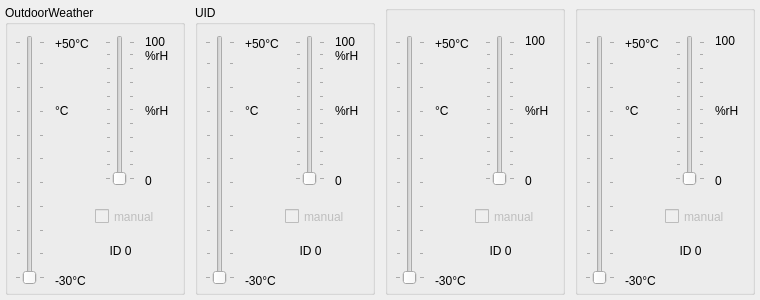
<?xml version="1.0" encoding="UTF-8"?>
<ui version="4.0">
 <class>OutdoorSensors</class>
 <widget class="QWidget" name="OutdoorSensors">
  <property name="geometry">
   <rect>
    <x>0</x>
    <y>0</y>
    <width>760</width>
    <height>300</height>
   </rect>
  </property>
  <property name="minimumSize">
   <size>
    <width>760</width>
    <height>300</height>
   </size>
  </property>
  <property name="windowTitle">
   <string>Form</string>
  </property>
  <widget class="QGroupBox" name="groupBox">
   <property name="geometry">
    <rect>
     <x>5</x>
     <y>5</y>
     <width>180</width>
     <height>290</height>
    </rect>
   </property>
   <property name="sizePolicy">
    <sizepolicy hsizetype="Preferred" vsizetype="Expanding">
     <horstretch>0</horstretch>
     <verstretch>0</verstretch>
    </sizepolicy>
   </property>
   <property name="title">
    <string>OutdoorWeather</string>
   </property>
   <widget class="QLabel" name="labelMin">
    <property name="geometry">
     <rect>
      <x>50</x>
      <y>260</y>
      <width>66</width>
      <height>31</height>
     </rect>
    </property>
    <property name="text">
     <string>-30°C</string>
    </property>
   </widget>
   <widget class="QLabel" name="labelMax">
    <property name="geometry">
     <rect>
      <x>50</x>
      <y>30</y>
      <width>66</width>
      <height>17</height>
     </rect>
    </property>
    <property name="text">
     <string>+50°C</string>
    </property>
   </widget>
   <widget class="QSlider" name="sensorTemp">
    <property name="geometry">
     <rect>
      <x>10</x>
      <y>30</y>
      <width>30</width>
      <height>250</height>
     </rect>
    </property>
    <property name="orientation">
     <enum>Qt::Vertical</enum>
    </property>
    <property name="tickPosition">
     <enum>QSlider::TicksBothSides</enum>
    </property>
   </widget>
   <widget class="QCheckBox" name="check">
    <property name="enabled">
     <bool>false</bool>
    </property>
    <property name="geometry">
     <rect>
      <x>90</x>
      <y>200</y>
      <width>81</width>
      <height>23</height>
     </rect>
    </property>
    <property name="text">
     <string>manual</string>
    </property>
   </widget>
   <widget class="QLabel" name="idLabel">
    <property name="geometry">
     <rect>
      <x>60</x>
      <y>230</y>
      <width>111</width>
      <height>31</height>
     </rect>
    </property>
    <property name="text">
     <string notr="true">ID 0</string>
    </property>
    <property name="alignment">
     <set>Qt::AlignCenter</set>
    </property>
    <property name="wordWrap">
     <bool>true</bool>
    </property>
   </widget>
   <widget class="QWidget" name="statusLED" native="true">
    <property name="geometry">
     <rect>
      <x>140</x>
      <y>260</y>
      <width>12</width>
      <height>12</height>
     </rect>
    </property>
    <property name="sizePolicy">
     <sizepolicy hsizetype="Fixed" vsizetype="Fixed">
      <horstretch>0</horstretch>
      <verstretch>0</verstretch>
     </sizepolicy>
    </property>
    <property name="minimumSize">
     <size>
      <width>10</width>
      <height>10</height>
     </size>
    </property>
    <property name="maximumSize">
     <size>
      <width>15</width>
      <height>15</height>
     </size>
    </property>
   </widget>
   <widget class="QSlider" name="sensorHum">
    <property name="geometry">
     <rect>
      <x>100</x>
      <y>30</y>
      <width>30</width>
      <height>151</height>
     </rect>
    </property>
    <property name="orientation">
     <enum>Qt::Vertical</enum>
    </property>
    <property name="tickPosition">
     <enum>QSlider::TicksBothSides</enum>
    </property>
   </widget>
   <widget class="QLabel" name="labelRH">
    <property name="geometry">
     <rect>
      <x>140</x>
      <y>90</y>
      <width>41</width>
      <height>31</height>
     </rect>
    </property>
    <property name="text">
     <string>%rH</string>
    </property>
   </widget>
   <widget class="QLabel" name="labelMaxRH">
    <property name="geometry">
     <rect>
      <x>140</x>
      <y>30</y>
      <width>31</width>
      <height>41</height>
     </rect>
    </property>
    <property name="text">
     <string>&lt;html&gt;&lt;head/&gt;&lt;body&gt;&lt;p&gt;100&lt;br/&gt;%rH&lt;/p&gt;&lt;/body&gt;&lt;/html&gt;</string>
    </property>
    <property name="alignment">
     <set>Qt::AlignLeading|Qt::AlignLeft|Qt::AlignTop</set>
    </property>
   </widget>
   <widget class="QLabel" name="labelMinRH">
    <property name="geometry">
     <rect>
      <x>140</x>
      <y>160</y>
      <width>31</width>
      <height>31</height>
     </rect>
    </property>
    <property name="text">
     <string>0</string>
    </property>
   </widget>
   <widget class="QLabel" name="labelTemp">
    <property name="geometry">
     <rect>
      <x>50</x>
      <y>90</y>
      <width>41</width>
      <height>31</height>
     </rect>
    </property>
    <property name="text">
     <string>°C</string>
    </property>
   </widget>
  </widget>
  <widget class="QGroupBox" name="groupBox_2">
   <property name="geometry">
    <rect>
     <x>195</x>
     <y>5</y>
     <width>180</width>
     <height>290</height>
    </rect>
   </property>
   <property name="sizePolicy">
    <sizepolicy hsizetype="Preferred" vsizetype="Expanding">
     <horstretch>0</horstretch>
     <verstretch>0</verstretch>
    </sizepolicy>
   </property>
   <property name="title">
    <string>UID</string>
   </property>
   <widget class="QLabel" name="labelMin_2">
    <property name="geometry">
     <rect>
      <x>50</x>
      <y>260</y>
      <width>66</width>
      <height>31</height>
     </rect>
    </property>
    <property name="text">
     <string>-30°C</string>
    </property>
   </widget>
   <widget class="QLabel" name="labelMax_2">
    <property name="geometry">
     <rect>
      <x>50</x>
      <y>30</y>
      <width>66</width>
      <height>17</height>
     </rect>
    </property>
    <property name="text">
     <string>+50°C</string>
    </property>
   </widget>
   <widget class="QSlider" name="sensorTemp_2">
    <property name="geometry">
     <rect>
      <x>10</x>
      <y>30</y>
      <width>30</width>
      <height>250</height>
     </rect>
    </property>
    <property name="orientation">
     <enum>Qt::Vertical</enum>
    </property>
    <property name="tickPosition">
     <enum>QSlider::TicksBothSides</enum>
    </property>
   </widget>
   <widget class="QCheckBox" name="check_2">
    <property name="enabled">
     <bool>false</bool>
    </property>
    <property name="geometry">
     <rect>
      <x>90</x>
      <y>200</y>
      <width>81</width>
      <height>23</height>
     </rect>
    </property>
    <property name="text">
     <string>manual</string>
    </property>
   </widget>
   <widget class="QLabel" name="idLabel_2">
    <property name="geometry">
     <rect>
      <x>60</x>
      <y>230</y>
      <width>111</width>
      <height>31</height>
     </rect>
    </property>
    <property name="text">
     <string notr="true">ID 0</string>
    </property>
    <property name="alignment">
     <set>Qt::AlignCenter</set>
    </property>
    <property name="wordWrap">
     <bool>true</bool>
    </property>
   </widget>
   <widget class="QSlider" name="sensorHum_2">
    <property name="geometry">
     <rect>
      <x>100</x>
      <y>30</y>
      <width>30</width>
      <height>151</height>
     </rect>
    </property>
    <property name="orientation">
     <enum>Qt::Vertical</enum>
    </property>
    <property name="tickPosition">
     <enum>QSlider::TicksBothSides</enum>
    </property>
   </widget>
   <widget class="QLabel" name="labelRH_2">
    <property name="geometry">
     <rect>
      <x>140</x>
      <y>90</y>
      <width>41</width>
      <height>31</height>
     </rect>
    </property>
    <property name="text">
     <string>%rH</string>
    </property>
   </widget>
   <widget class="QLabel" name="labelMaxRH_2">
    <property name="geometry">
     <rect>
      <x>140</x>
      <y>30</y>
      <width>31</width>
      <height>41</height>
     </rect>
    </property>
    <property name="text">
     <string>&lt;html&gt;&lt;head/&gt;&lt;body&gt;&lt;p&gt;100&lt;br/&gt;%rH&lt;/p&gt;&lt;/body&gt;&lt;/html&gt;</string>
    </property>
    <property name="alignment">
     <set>Qt::AlignLeading|Qt::AlignLeft|Qt::AlignTop</set>
    </property>
   </widget>
   <widget class="QLabel" name="labelMinRH_2">
    <property name="geometry">
     <rect>
      <x>140</x>
      <y>160</y>
      <width>31</width>
      <height>31</height>
     </rect>
    </property>
    <property name="text">
     <string>0</string>
    </property>
   </widget>
   <widget class="QLabel" name="labelTemp_2">
    <property name="geometry">
     <rect>
      <x>50</x>
      <y>90</y>
      <width>41</width>
      <height>31</height>
     </rect>
    </property>
    <property name="text">
     <string>°C</string>
    </property>
   </widget>
  </widget>
  <widget class="QGroupBox" name="groupBox_3">
   <property name="geometry">
    <rect>
     <x>385</x>
     <y>5</y>
     <width>180</width>
     <height>290</height>
    </rect>
   </property>
   <property name="sizePolicy">
    <sizepolicy hsizetype="Preferred" vsizetype="Expanding">
     <horstretch>0</horstretch>
     <verstretch>0</verstretch>
    </sizepolicy>
   </property>
   <property name="title">
    <string/>
   </property>
   <widget class="QLabel" name="labelMin_3">
    <property name="geometry">
     <rect>
      <x>50</x>
      <y>260</y>
      <width>66</width>
      <height>31</height>
     </rect>
    </property>
    <property name="text">
     <string>-30°C</string>
    </property>
   </widget>
   <widget class="QLabel" name="labelMax_3">
    <property name="geometry">
     <rect>
      <x>50</x>
      <y>30</y>
      <width>66</width>
      <height>17</height>
     </rect>
    </property>
    <property name="text">
     <string>+50°C</string>
    </property>
   </widget>
   <widget class="QSlider" name="sensorTemp_3">
    <property name="geometry">
     <rect>
      <x>10</x>
      <y>30</y>
      <width>30</width>
      <height>250</height>
     </rect>
    </property>
    <property name="orientation">
     <enum>Qt::Vertical</enum>
    </property>
    <property name="tickPosition">
     <enum>QSlider::TicksBothSides</enum>
    </property>
   </widget>
   <widget class="QCheckBox" name="check_3">
    <property name="enabled">
     <bool>false</bool>
    </property>
    <property name="geometry">
     <rect>
      <x>90</x>
      <y>200</y>
      <width>81</width>
      <height>23</height>
     </rect>
    </property>
    <property name="text">
     <string>manual</string>
    </property>
   </widget>
   <widget class="QLabel" name="idLabel_3">
    <property name="geometry">
     <rect>
      <x>60</x>
      <y>230</y>
      <width>111</width>
      <height>31</height>
     </rect>
    </property>
    <property name="text">
     <string notr="true">ID 0</string>
    </property>
    <property name="alignment">
     <set>Qt::AlignCenter</set>
    </property>
    <property name="wordWrap">
     <bool>true</bool>
    </property>
   </widget>
   <widget class="QSlider" name="sensorHum_3">
    <property name="geometry">
     <rect>
      <x>100</x>
      <y>30</y>
      <width>30</width>
      <height>151</height>
     </rect>
    </property>
    <property name="orientation">
     <enum>Qt::Vertical</enum>
    </property>
    <property name="tickPosition">
     <enum>QSlider::TicksBothSides</enum>
    </property>
   </widget>
   <widget class="QLabel" name="labelRH_3">
    <property name="geometry">
     <rect>
      <x>140</x>
      <y>90</y>
      <width>41</width>
      <height>31</height>
     </rect>
    </property>
    <property name="text">
     <string>%rH</string>
    </property>
   </widget>
   <widget class="QLabel" name="labelMaxRH_3">
    <property name="geometry">
     <rect>
      <x>140</x>
      <y>20</y>
      <width>31</width>
      <height>31</height>
     </rect>
    </property>
    <property name="text">
     <string>100</string>
    </property>
   </widget>
   <widget class="QLabel" name="labelMinRH_3">
    <property name="geometry">
     <rect>
      <x>140</x>
      <y>160</y>
      <width>31</width>
      <height>31</height>
     </rect>
    </property>
    <property name="text">
     <string>0</string>
    </property>
   </widget>
   <widget class="QLabel" name="labelTemp_3">
    <property name="geometry">
     <rect>
      <x>50</x>
      <y>90</y>
      <width>41</width>
      <height>31</height>
     </rect>
    </property>
    <property name="text">
     <string>°C</string>
    </property>
   </widget>
  </widget>
  <widget class="QGroupBox" name="groupBox_4">
   <property name="geometry">
    <rect>
     <x>575</x>
     <y>5</y>
     <width>180</width>
     <height>290</height>
    </rect>
   </property>
   <property name="sizePolicy">
    <sizepolicy hsizetype="Preferred" vsizetype="Expanding">
     <horstretch>0</horstretch>
     <verstretch>0</verstretch>
    </sizepolicy>
   </property>
   <property name="title">
    <string/>
   </property>
   <widget class="QLabel" name="labelMin_4">
    <property name="geometry">
     <rect>
      <x>50</x>
      <y>260</y>
      <width>66</width>
      <height>31</height>
     </rect>
    </property>
    <property name="text">
     <string>-30°C</string>
    </property>
   </widget>
   <widget class="QLabel" name="labelMax_4">
    <property name="geometry">
     <rect>
      <x>50</x>
      <y>30</y>
      <width>66</width>
      <height>17</height>
     </rect>
    </property>
    <property name="text">
     <string>+50°C</string>
    </property>
   </widget>
   <widget class="QSlider" name="sensorTemp_4">
    <property name="geometry">
     <rect>
      <x>10</x>
      <y>30</y>
      <width>30</width>
      <height>250</height>
     </rect>
    </property>
    <property name="orientation">
     <enum>Qt::Vertical</enum>
    </property>
    <property name="tickPosition">
     <enum>QSlider::TicksBothSides</enum>
    </property>
   </widget>
   <widget class="QCheckBox" name="check_4">
    <property name="enabled">
     <bool>false</bool>
    </property>
    <property name="geometry">
     <rect>
      <x>90</x>
      <y>200</y>
      <width>81</width>
      <height>23</height>
     </rect>
    </property>
    <property name="text">
     <string>manual</string>
    </property>
   </widget>
   <widget class="QLabel" name="idLabel_4">
    <property name="geometry">
     <rect>
      <x>60</x>
      <y>230</y>
      <width>111</width>
      <height>31</height>
     </rect>
    </property>
    <property name="text">
     <string notr="true">ID 0</string>
    </property>
    <property name="alignment">
     <set>Qt::AlignCenter</set>
    </property>
    <property name="wordWrap">
     <bool>true</bool>
    </property>
   </widget>
   <widget class="QSlider" name="sensorHum_4">
    <property name="geometry">
     <rect>
      <x>100</x>
      <y>30</y>
      <width>30</width>
      <height>151</height>
     </rect>
    </property>
    <property name="orientation">
     <enum>Qt::Vertical</enum>
    </property>
    <property name="tickPosition">
     <enum>QSlider::TicksBothSides</enum>
    </property>
   </widget>
   <widget class="QLabel" name="labelRH_4">
    <property name="geometry">
     <rect>
      <x>140</x>
      <y>90</y>
      <width>41</width>
      <height>31</height>
     </rect>
    </property>
    <property name="text">
     <string>%rH</string>
    </property>
   </widget>
   <widget class="QLabel" name="labelMaxRH_4">
    <property name="geometry">
     <rect>
      <x>140</x>
      <y>20</y>
      <width>31</width>
      <height>31</height>
     </rect>
    </property>
    <property name="text">
     <string>100</string>
    </property>
   </widget>
   <widget class="QLabel" name="labelMinRH_4">
    <property name="geometry">
     <rect>
      <x>140</x>
      <y>160</y>
      <width>31</width>
      <height>31</height>
     </rect>
    </property>
    <property name="text">
     <string>0</string>
    </property>
   </widget>
   <widget class="QLabel" name="labelTemp_4">
    <property name="geometry">
     <rect>
      <x>50</x>
      <y>90</y>
      <width>41</width>
      <height>31</height>
     </rect>
    </property>
    <property name="text">
     <string>°C</string>
    </property>
   </widget>
  </widget>
 </widget>
 <resources/>
 <connections/>
</ui>
